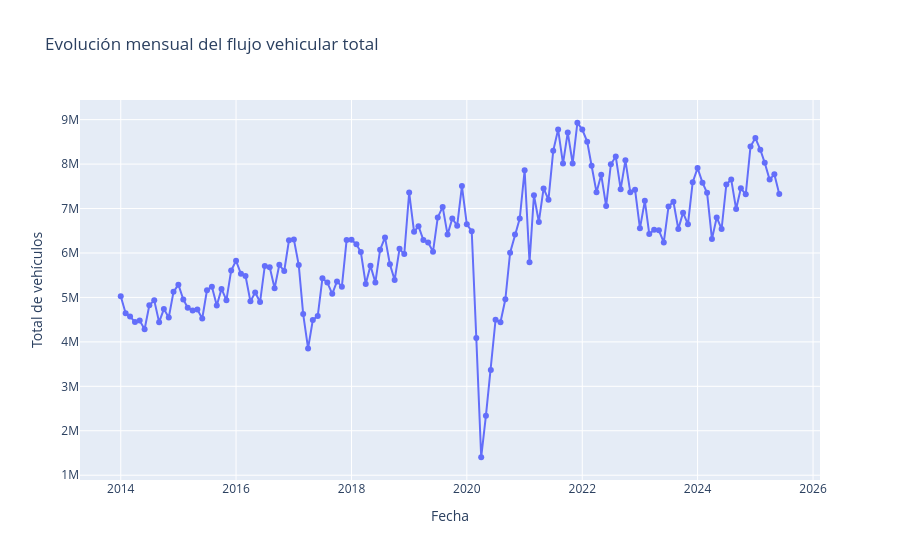

Notebook code for this chart:
### Markdown cell above
## 8. Visualización de datos con Plotly

A continuación se generan 3 gráficos interactivos con Plotly. Cada gráfico se exporta en formato HTML dentro de la carpeta `figuras_exportadas`.

### Code cell
# Gráfico 1 - Plotly: Evolución mensual interactiva del flujo vehicular total

flujo_fecha = df_limpio.groupby("FECHA", as_index=False)["VEH_TOTAL"].sum()

fig1 = px.line(
    flujo_fecha,
    x="FECHA",
    y="VEH_TOTAL",
    title="Evolución mensual del flujo vehicular total",
    markers=True,
    labels={"FECHA": "Fecha", "VEH_TOTAL": "Total de vehículos"}
)

fig1.write_html(f"{carpeta_figuras}/plotly_01_evolucion_mensual.html")
fig1.show()

### Figure 1 — Plotly figure (JSON) as saved in the notebook; plotly's stock layout.template omitted (floating-point values rounded to 4 significant figures; data arrays with more than 128 entries replaced by an {"elided": "..."} marker saying what was removed)
{"data": [{"hovertemplate": "Fecha=%{x}<br>Total de vehículos=%{y}<extra></extra>", "legendgroup": "", "line": {"color": "#636efa", "dash": "solid"}, "marker": {"symbol": "circle"}, "mode": "lines+markers", "name": "", "orientation": "v", "showlegend": false, "type": "scatter", "x": {"elided": "138 str values"}, "xaxis": "x", "y": {"elided": "138 int values"}, "yaxis": "y"}], "layout": {"legend": {"tracegroupgap": 0}, "title": {"text": "Evolución mensual del flujo vehicular total"}, "xaxis": {"anchor": "y", "domain": [0, 1], "title": {"text": "Fecha"}}, "yaxis": {"anchor": "x", "domain": [0, 1], "title": {"text": "Total de vehículos"}}}}
